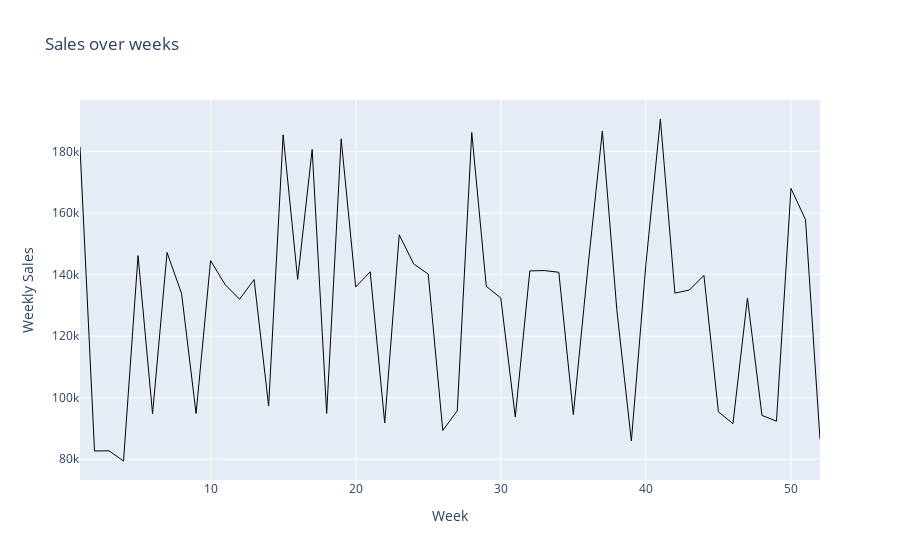

This figure's notebook cell:
### Code cell
import plotly.express as px

fig = px.line( data_frame = wal_weeks, x = wal_weeks.index, y = 'Weekly_Sales', labels = {'Weekly_Sales' : 'Weekly Sales', 'x' : 'Weeks' }, title = 'Sales over weeks')
fig.update_traces(line_color='black', line_width=1)

### Figure 1 — Plotly figure (JSON) as saved in the notebook; plotly's stock layout.template omitted (floating-point values rounded to 4 significant figures)
{"data": [{"hovertemplate": "Week=%{x}<br>Weekly Sales=%{y}<extra></extra>", "legendgroup": "", "line": {"color": "black", "dash": "solid", "width": 1}, "marker": {"symbol": "circle"}, "mode": "lines", "name": "", "orientation": "v", "showlegend": false, "type": "scatter", "x": [1, 2, 3, 4, 5, 6, 7, 8, 9, 10, 11, 12, 13, 14, 15, 16, 17, 18, 19, 20, 21, 22, 23, 24, 25, 26, 27, 28, 29, 30, 31, 32, 33, 34, 35, 36, 37, 38, 39, 40, 41, 42, 43, 44, 45, 46, 47, 48, 49, 50, 51, 52], "xaxis": "x", "y": [181600.0, 82700.0, 82740.0, 79430.0, 146200.0, 94770.0, 147200.0, 133900.0, 94860.0, 144600.0, 136800.0, 132000.0, 138400.0, 97310.0, 185400.0, 138500.0, 180700.0, 94890.0, 184100.0, 136000.0, 140900.0, 91820.0, 153000.0, 143500.0, 140200.0, 89370.0, 95710.0, 186200.0, 136200.0, 132400.0, 93750.0, 141200.0, 141300.0, 140800.0, 94520.0, 142100.0, 186700.0, 128400.0, 85930.0, 143300.0, 190600.0, 134000.0, 135000.0, 139800.0, 95400.0, 91560.0, 132400.0, 94260.0, 92370.0, 168000.0, 157900.0, 86470.0], "yaxis": "y"}], "layout": {"legend": {"tracegroupgap": 0}, "title": {"text": "Sales over weeks"}, "xaxis": {"anchor": "y", "domain": [0, 1], "title": {"text": "Week"}}, "yaxis": {"anchor": "x", "domain": [0, 1], "title": {"text": "Weekly Sales"}}}}
